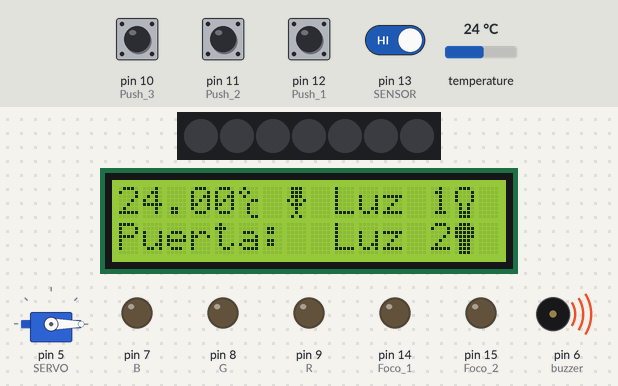
A sketch run on a simulated Arduino Uno, built with avr-gcc and run on an emulated ATmega328P. Shown: servo, 7 RGB LEDs in strip order, left to right, 16×2 character LCD, output pins drawn as LEDs (lit = HIGH), buzzer (waves = sounding). The test bench sets the inputs (shaded band); at power-on: pin 10 (Push_3), pin 13 (SENSOR) HIGH, pin 11 (Push_2), pin 12 (Push_1) LOW, temperature 24 °C. Dim RGB values are drawn brighter than linear; what the sketch prints to the serial monitor is not drawn.

Above: at 1.3 s.
1.4 s: pin 10 (Push_3) pulled LOW for 1 s
At 2.9 s:
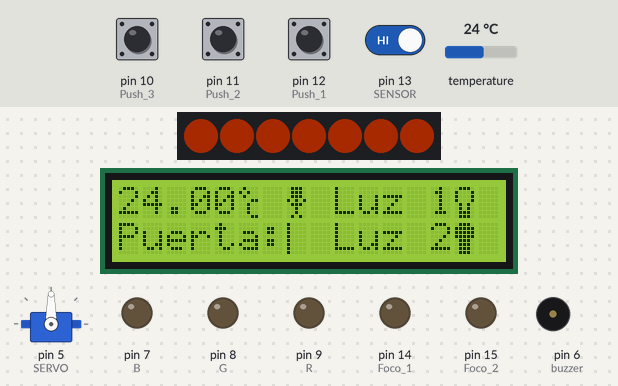
3.9 s: temperature set to 7 °C
At 7.0 s:
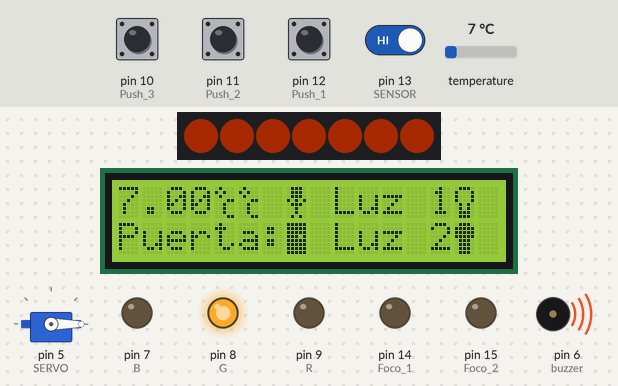
7.2 s: pin 11 (Push_2) pulled HIGH for 1 s
At 8.6 s:
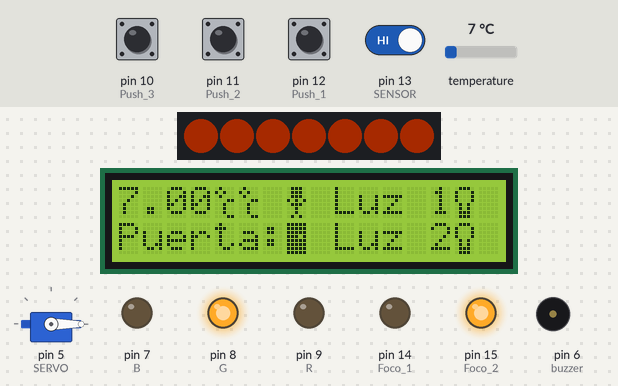
11.3 s: pin 10 (Push_3) pulled LOW for 0.25 s
At 12.8 s:
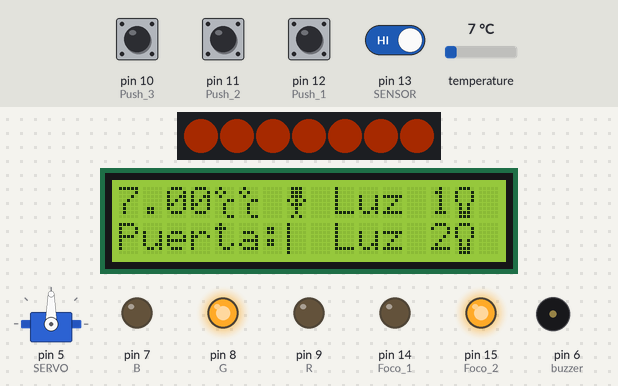
15.2 s: temperature set to 14.6 °C
At 19.0 s:
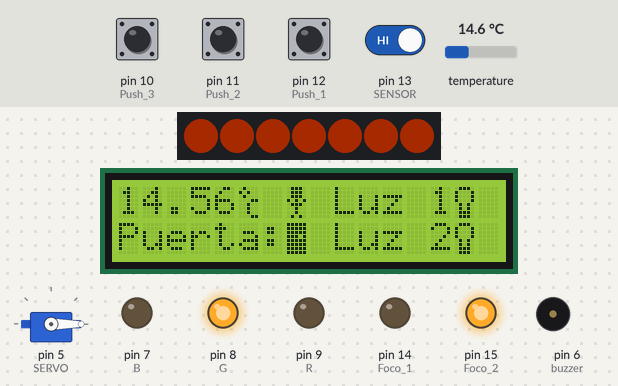
19.2 s: temperature set to 15.6 °C
At 21.3 s:
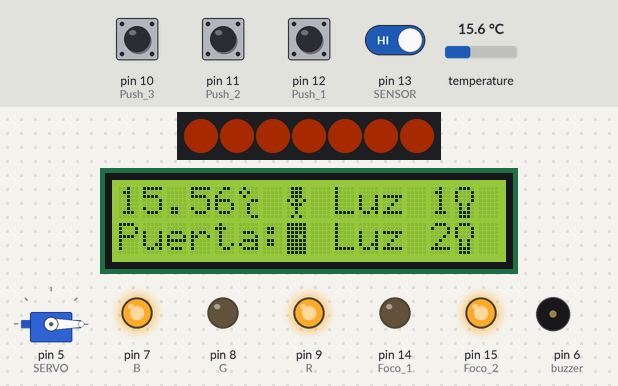
Timing chart, 0 to 24.5 s (numbered marks = the images above; inputs shaded):
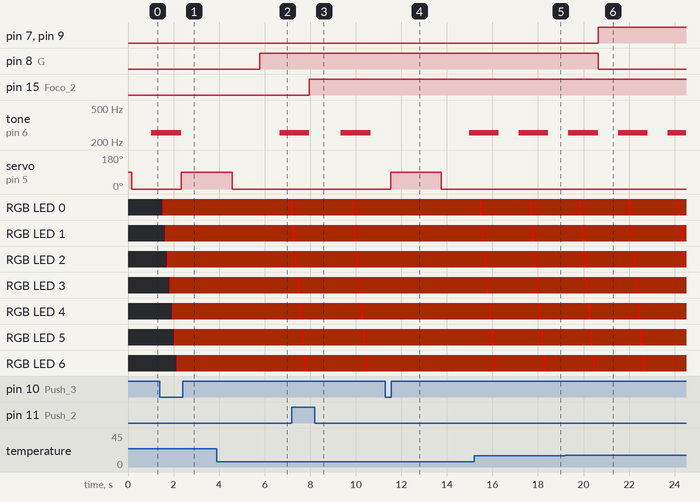

Measured:
- the behaviour switches between 15 and 15.1 °C on temperature (found by bisection; images 5 and 6)
- after the input at 1.4 s, pin 8 (G): stays LOW (without the input it goes to HIGH after 0.94 s); tone on pin 6 (buzzer): goes on until 2.3 s, then stays silent; servo on pin 5 (SERVO): 0° → 90° after 0.95 s; the display: first differs from a run without the input after 0.95 s (image 1 shows a later state)
- after the input at 3.9 s, the display: first differs from a run without the input after 2.8 s (image 2)
- after the input at 7.2 s, pin 15 (Foco_2): LOW → HIGH after 0.77 s; the display: first differs from a run without the input after 0.77 s (image 3)
- after the input at 11.3 s, servo on pin 5 (SERVO): 0° → 90° after 0.23 s, → 0° 2.2 s later; the display: first changes after 0.33 s (image 4 shows a later state)
- after the input at 15.2 s, the display: first differs from a run without the input after 2.0 s (image 5)
- after the input at 19.2 s, pin 7 (B), pin 9 (R): LOW → HIGH after 1.4 s; pin 8 (G): HIGH → LOW after 1.4 s

The sketch:

proyecto_7_electronica_2do_BIM.ino
```cpp
/*
 *
 Fundacion Kinal
 Centro Educativo Tecnico Laboral KINAL
 Electronica
 Grado:5to A
 Nombre:Roberto Monterroso
 Carne :2019507
 */
#include <Servo.h>
#include <OneWire.h>
#include <DallasTemperature.h>
#include <Wire.h>
#include <LiquidCrystal_I2C.h>
#include <Adafruit_NeoPixel.h>
#include <Servo.h>

#define Push_1 12
#define Push_2 11
#define Push_3 10
#define Foco_1  14
#define Foco_2 15
#define LEDS 7
#define NEO_PIXEL 4
#define SENSOR 13
#define SERVO 5
#define buzzer 6
#define R 9
#define G 8
#define B 7
float Si = 494.883;
int persona_cerca = 0;
int value;
int estado1 = 0;
int estado2 = 0;

Adafruit_NeoPixel rueda(LEDS,NEO_PIXEL, NEO_GRB + NEO_KHZ800);// Constructor

//Caracteres
byte puerta_cerrada[] = {
  B11111,
  B11111,
  B11111,
  B11101,
  B11111,
  B11111,
  B11111,
  B11111
};
byte puerta_semiabierta[] = {
  B11000,
  B11100,
  B11110,
  B11010,
  B11110,
  B11110,
  B11100,
  B11000
};
byte puerta_mitad[] = {
  B11000,
  B11100,
  B11110,
  B11010,
  B11110,
  B11110,
  B11100,
  B11000
};
byte puerta_abierta[] = {
  B10000,
  B10000,
  B10000,
  B10000,
  B10000,
  B10000,
  B10000,
  B10000
};
byte luz_off[] = {
  B01110,
  B10001,
  B10001,
  B10001,
  B01010,
  B01010,
  B01110,
  B01110
};
byte luz_on[] = {
  B01110,
  B11111,
  B11111,
  B11111,
  B01110,
  B01110,
  B01110,
  B01110
};
byte Grados_C[] = {
  B01000,
  B10100,
  B01000,
  B00011,
  B00100,
  B00100,
  B00100,
  B00011
};
byte hay_persona[] = {
  B01110,
  B01110,
  B01110,
  B10101,
  B01110,
  B00100,
  B00100,
  B01010
};
byte sin_persona[] = {
  B01110,
  B01110,
  B01110,
  B00100,
  B01110,
  B10101,
  B00100,
  B01010
};
float medicion();
//Constructores
OneWire ourWire(2);//Se establece el pin 2 para usar OneWire
DallasTemperature sensor(&ourWire);
LiquidCrystal_I2C LCD_ROBERTO(0x27, 16, 2);
Servo Servo_ROB;
float temperatura;


void setup() {

  Servo_ROB.attach(SERVO);
  pinMode(SENSOR, INPUT);
  rueda.begin();
  pinMode(Foco_1 , OUTPUT);
  pinMode(Foco_2, OUTPUT);
  pinMode(buzzer, OUTPUT);
  pinMode(Push_1, INPUT);
  pinMode(Push_2, INPUT);
  pinMode(Push_3, INPUT);
  Serial.begin(9600);
  pinMode(R, OUTPUT);
  pinMode(G, OUTPUT);
  pinMode(B, OUTPUT);
sensor.begin();
LCD_ROBERTO.init();
LCD_ROBERTO.backlight();
 LCD_ROBERTO.createChar(1, puerta_abierta);
 LCD_ROBERTO.createChar(2, puerta_mitad);
 LCD_ROBERTO.createChar(3, puerta_cerrada);
 LCD_ROBERTO.createChar(4, luz_off);
 LCD_ROBERTO.createChar(5, luz_on);
 LCD_ROBERTO.createChar(6, Grados_C);
 LCD_ROBERTO.createChar(7, hay_persona);
 LCD_ROBERTO.createChar(8, sin_persona);
 LCD_ROBERTO.setCursor(0,1);
  LCD_ROBERTO.print("Puerta:");
  LCD_ROBERTO.setCursor(9,1);
    LCD_ROBERTO.print("Luz 2");
    LCD_ROBERTO.write(5);
    LCD_ROBERTO.setCursor(9,0);
    LCD_ROBERTO.print("Luz 1");
    LCD_ROBERTO.write(4);
    Servo_ROB.write(0);
 }

void loop() {
  value = digitalRead(SENSOR);
  luminarias();
  puerta();
  temperatura = medicion();
  luminarias();
  puerta();
  LCD_ROBERTO.setCursor(0,0);
  LCD_ROBERTO.print(temperatura);
  LCD_ROBERTO.write(6);
  luminarias();
  puerta();
  proximidad();
  luminarias();
  puerta();
  condicion_temp();
  luminarias();
puerta();
}

float medicion(){
  sensor.requestTemperatures();//Se envia señal para leer la temperatura
  float temp = sensor.getTempCByIndex(0); //Se obtiene la temperatura en grados centigrados
  Serial.print("Temperatura= ");
  Serial.print(temp);
  Serial.println(" C");
  delay(100);
  return temp;
  }
void proximidad(){
  if( value == LOW){
   LCD_ROBERTO.setCursor(7,0);
   LCD_ROBERTO.write(8);
    for(int i = 0; i < 8; i++){
    rueda.setPixelColor(i,rueda.Color(0,200,0));
    rueda.show();
    delay(50);
    rueda.setPixelColor(i,rueda.Color(0,50,20));
    rueda.show();
    delay(50);
      }
    }
  if(value == HIGH){
    LCD_ROBERTO.setCursor(7,0);
    LCD_ROBERTO.write(7);
    tone(buzzer, 256);
    delay(500);
    for(int i = 0; i < 8; i++){
    rueda.setPixelColor(i,rueda.Color(255,0,0));
    rueda.show();
    delay(50);
    rueda.setPixelColor(i,rueda.Color(40,10,0));
    rueda.show();
    delay(50);
    }
   noTone(buzzer);
    }
if(persona_cerca == 0){
}
}
void luminarias(){
if(digitalRead(Push_1)==HIGH && estado1==0){  // si pulsador presionado el led estara apagado
    digitalWrite(Foco_1 , HIGH);// se enciende el led
    LCD_ROBERTO.setCursor(9,0);
    LCD_ROBERTO.print("Luz 1");
    LCD_ROBERTO.write(4);
    delay(500);// guardamos el estado encendido
    estado1=1;
  }
  if(digitalRead(Push_1)==HIGH && estado1==1){  // si pulsador presionado el led estara encendido
    digitalWrite(Foco_1 , LOW);// se apaga el led
    LCD_ROBERTO.setCursor(9,0);
    LCD_ROBERTO.print("Luz 1");
    LCD_ROBERTO.write(5);
    delay(500);
    estado1=0;// guardamos el estado apagado
  }
  if(digitalRead(Push_2)==HIGH && estado2==0){// si pulsador presionado el led estara apagado
    digitalWrite(Foco_2, HIGH);// se enciende el led
    LCD_ROBERTO.setCursor(9,1);
    LCD_ROBERTO.print("Luz 2");
    LCD_ROBERTO.write(4);
    delay(500);
    estado2=1;// guardamos el estado encendido
  }
  if(digitalRead(Push_2)==HIGH && estado2==1){ // si pulsador presionado el led estara encendido
    digitalWrite(Foco_2, LOW);// se apaga el led
    LCD_ROBERTO.setCursor(9,1);
    LCD_ROBERTO.print("Luz 2");
    LCD_ROBERTO.write(5);
    delay(500);
    estado2=0; // guardamos el estado apagado
  }
}
void puerta(){
  if(digitalRead(Push_3)==LOW){
  Servo_ROB.write(90);
    LCD_ROBERTO.setCursor(0,1);
    LCD_ROBERTO.print("Puerta:");
    LCD_ROBERTO.write(3);
    delay(100);
    LCD_ROBERTO.setCursor(0,1);
    LCD_ROBERTO.print("Puerta:");
    LCD_ROBERTO.write(2);
    delay(100);
    LCD_ROBERTO.setCursor(0,1);
    LCD_ROBERTO.print("Puerta:");
    LCD_ROBERTO.write(1);
    delay(2000);
    Servo_ROB.write(0);
    LCD_ROBERTO.setCursor(0,1);
    LCD_ROBERTO.print("Puerta:");
    LCD_ROBERTO.write(1);
    delay(100);
    LCD_ROBERTO.setCursor(0,1);
    LCD_ROBERTO.print("Puerta:");
    LCD_ROBERTO.write(2);
    delay(100);
    LCD_ROBERTO.setCursor(0,1);
    LCD_ROBERTO.print("Puerta:");
    LCD_ROBERTO.write(3);
    delay(1000);
    Servo_ROB.write(0);
  } else{
    Servo_ROB.write(0);
    }
}
void condicion_temp(){
  if(temperatura > 25 && temperatura < 45){
  digitalWrite(R, HIGH);
  digitalWrite(G, LOW);
  digitalWrite(B, LOW);
}
if(temperatura > 21 && temperatura <= 25){
  digitalWrite(R, LOW);
  digitalWrite(G, HIGH);
  digitalWrite(B, LOW);
}
if(temperatura > 15 && temperatura <= 21){
  digitalWrite(R, HIGH);
  digitalWrite(G, LOW);
  digitalWrite(B, HIGH);
}
}
```
